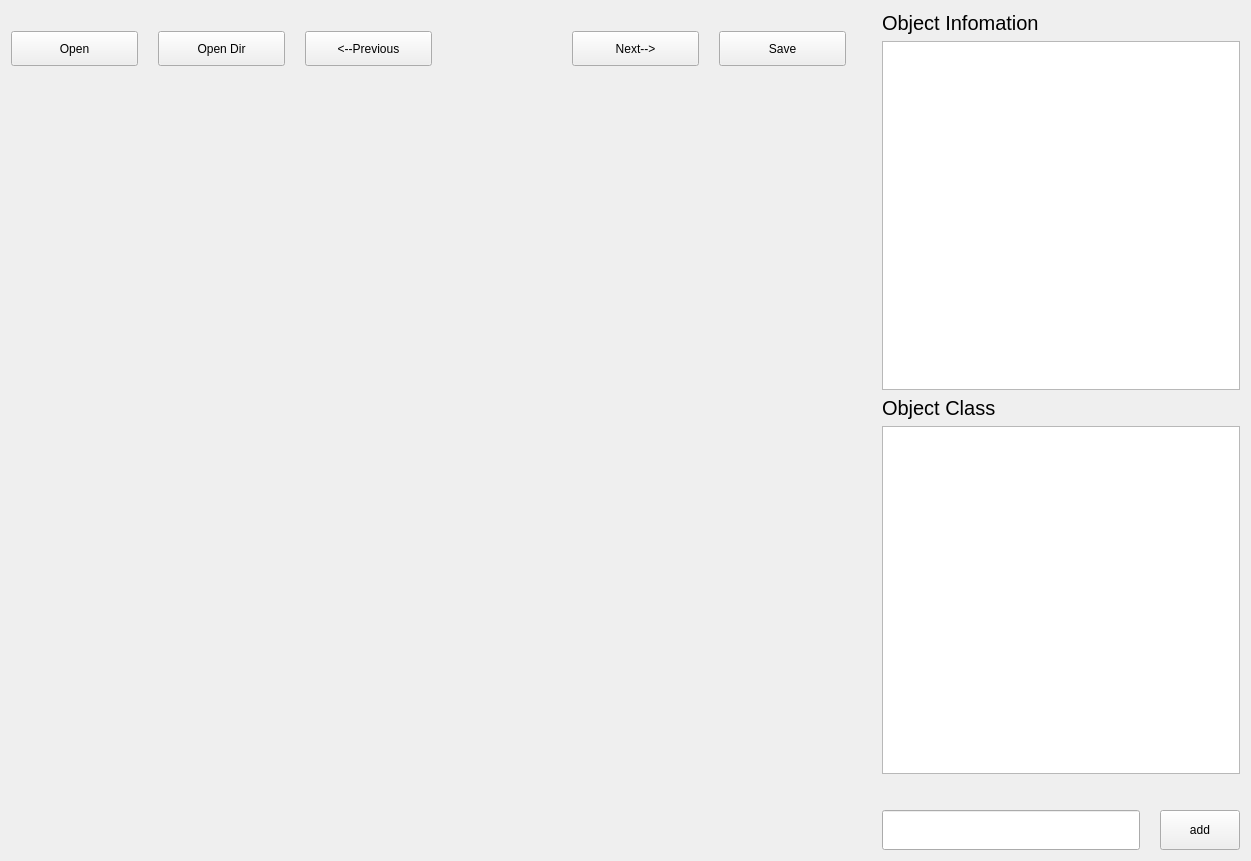
<?xml version="1.0" encoding="UTF-8"?>
<ui version="4.0">
 <class>Annotation</class>
 <widget class="QWidget" name="Annotation">
  <property name="geometry">
   <rect>
    <x>0</x>
    <y>0</y>
    <width>1251</width>
    <height>861</height>
   </rect>
  </property>
  <property name="windowTitle">
   <string>Form</string>
  </property>
  <layout class="QHBoxLayout" name="horizontalLayout_3" stretch="7,0,3">
   <item>
    <layout class="QVBoxLayout" name="verticalLayout_2">
     <item>
      <layout class="QHBoxLayout" name="horizontalLayout">
       <property name="spacing">
        <number>20</number>
       </property>
       <property name="topMargin">
        <number>20</number>
       </property>
       <item>
        <widget class="QPushButton" name="open">
         <property name="minimumSize">
          <size>
           <width>70</width>
           <height>35</height>
          </size>
         </property>
         <property name="text">
          <string>Open</string>
         </property>
        </widget>
       </item>
       <item>
        <widget class="QPushButton" name="openDir">
         <property name="minimumSize">
          <size>
           <width>70</width>
           <height>35</height>
          </size>
         </property>
         <property name="text">
          <string>Open Dir</string>
         </property>
        </widget>
       </item>
       <item>
        <widget class="QPushButton" name="previous">
         <property name="minimumSize">
          <size>
           <width>70</width>
           <height>35</height>
          </size>
         </property>
         <property name="text">
          <string>&lt;--Previous</string>
         </property>
        </widget>
       </item>
       <item>
        <widget class="QLabel" name="show_label">
         <property name="sizePolicy">
          <sizepolicy hsizetype="Fixed" vsizetype="Fixed">
           <horstretch>0</horstretch>
           <verstretch>0</verstretch>
          </sizepolicy>
         </property>
         <property name="minimumSize">
          <size>
           <width>100</width>
           <height>35</height>
          </size>
         </property>
         <property name="text">
          <string/>
         </property>
        </widget>
       </item>
       <item>
        <widget class="QPushButton" name="next">
         <property name="sizePolicy">
          <sizepolicy hsizetype="Minimum" vsizetype="Fixed">
           <horstretch>0</horstretch>
           <verstretch>0</verstretch>
          </sizepolicy>
         </property>
         <property name="minimumSize">
          <size>
           <width>70</width>
           <height>35</height>
          </size>
         </property>
         <property name="text">
          <string>Next--&gt;</string>
         </property>
        </widget>
       </item>
       <item>
        <widget class="QPushButton" name="save">
         <property name="minimumSize">
          <size>
           <width>70</width>
           <height>35</height>
          </size>
         </property>
         <property name="text">
          <string>Save</string>
         </property>
        </widget>
       </item>
      </layout>
     </item>
     <item>
      <spacer name="verticalSpacer">
       <property name="orientation">
        <enum>Qt::Vertical</enum>
       </property>
       <property name="sizeType">
        <enum>QSizePolicy::Fixed</enum>
       </property>
       <property name="sizeHint" stdset="0">
        <size>
         <width>20</width>
         <height>50</height>
        </size>
       </property>
      </spacer>
     </item>
     <item>
      <widget class="QLabel" name="img_label">
       <property name="sizePolicy">
        <sizepolicy hsizetype="Minimum" vsizetype="Minimum">
         <horstretch>0</horstretch>
         <verstretch>0</verstretch>
        </sizepolicy>
       </property>
       <property name="minimumSize">
        <size>
         <width>700</width>
         <height>680</height>
        </size>
       </property>
       <property name="text">
        <string/>
       </property>
      </widget>
     </item>
    </layout>
   </item>
   <item>
    <spacer name="verticalSpacer_3">
     <property name="orientation">
      <enum>Qt::Vertical</enum>
     </property>
     <property name="sizeHint" stdset="0">
      <size>
       <width>30</width>
       <height>40</height>
      </size>
     </property>
    </spacer>
   </item>
   <item>
    <layout class="QVBoxLayout" name="verticalLayout">
     <item>
      <widget class="QLabel" name="object_info">
       <property name="font">
        <font>
         <pointsize>15</pointsize>
        </font>
       </property>
       <property name="text">
        <string>Object Infomation</string>
       </property>
      </widget>
     </item>
     <item>
      <widget class="QListWidget" name="info"/>
     </item>
     <item>
      <widget class="QLabel" name="object_info_2">
       <property name="font">
        <font>
         <pointsize>15</pointsize>
        </font>
       </property>
       <property name="text">
        <string>Object Class</string>
       </property>
      </widget>
     </item>
     <item>
      <widget class="QListWidget" name="label_list">
       <property name="font">
        <font>
         <pointsize>20</pointsize>
        </font>
       </property>
      </widget>
     </item>
     <item>
      <spacer name="verticalSpacer_2">
       <property name="orientation">
        <enum>Qt::Vertical</enum>
       </property>
       <property name="sizeType">
        <enum>QSizePolicy::Fixed</enum>
       </property>
       <property name="sizeHint" stdset="0">
        <size>
         <width>20</width>
         <height>30</height>
        </size>
       </property>
      </spacer>
     </item>
     <item>
      <layout class="QHBoxLayout" name="horizontalLayout_2">
       <property name="spacing">
        <number>20</number>
       </property>
       <item>
        <widget class="QLineEdit" name="label_input">
         <property name="minimumSize">
          <size>
           <width>220</width>
           <height>40</height>
          </size>
         </property>
         <property name="font">
          <font>
           <pointsize>15</pointsize>
          </font>
         </property>
         <property name="text">
          <string/>
         </property>
        </widget>
       </item>
       <item>
        <widget class="QPushButton" name="add_button">
         <property name="minimumSize">
          <size>
           <width>0</width>
           <height>40</height>
          </size>
         </property>
         <property name="text">
          <string>add</string>
         </property>
        </widget>
       </item>
      </layout>
     </item>
    </layout>
   </item>
  </layout>
 </widget>
 <resources/>
 <connections/>
</ui>
